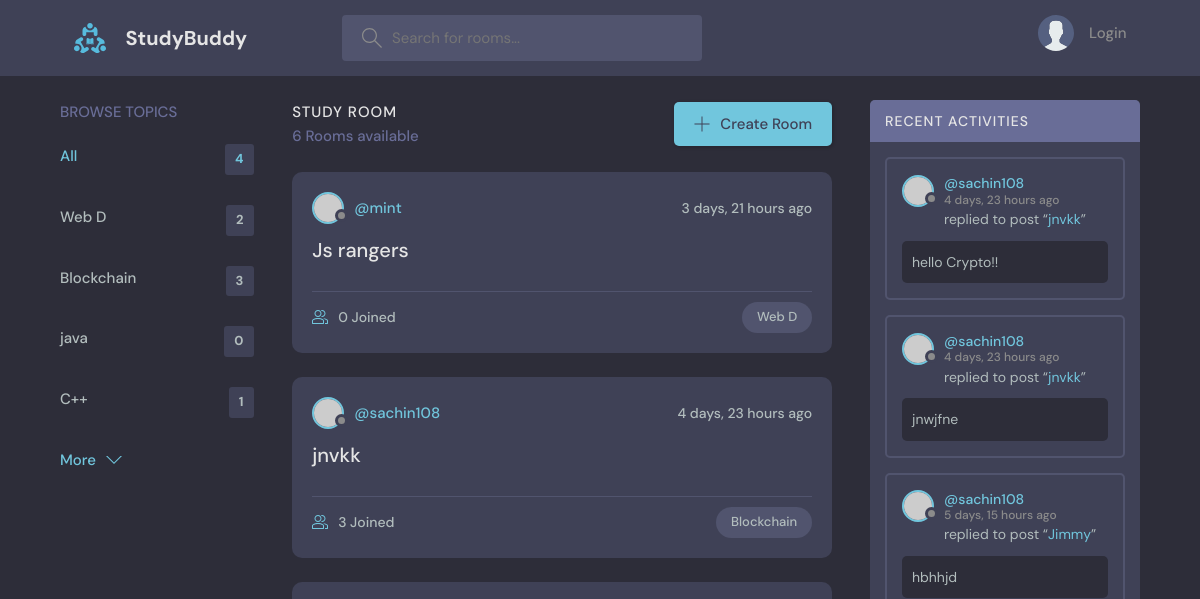
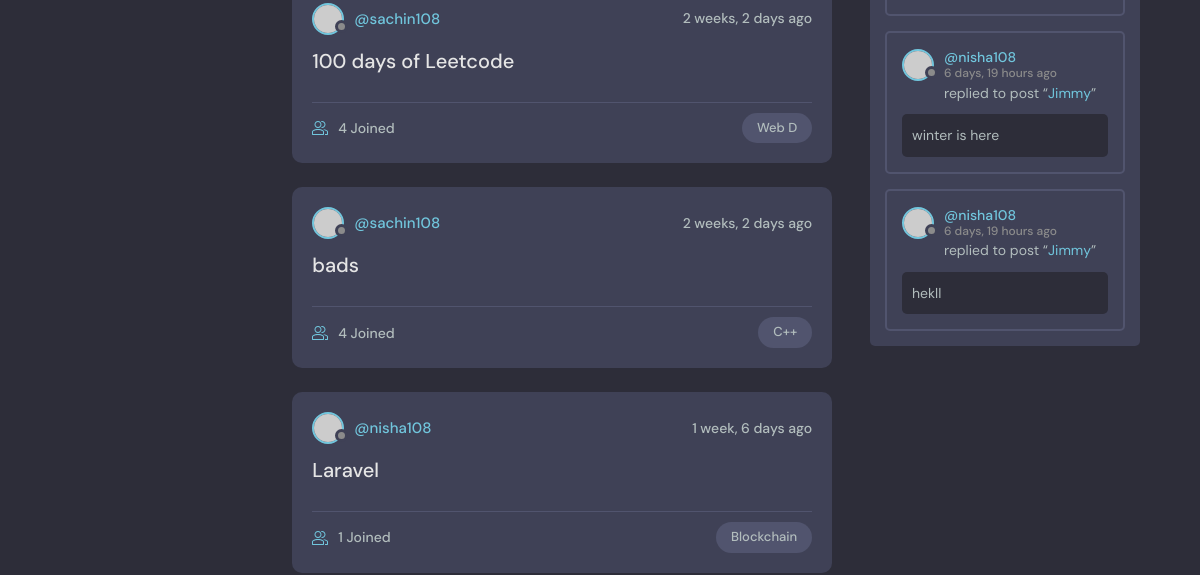
Before: /?q=Blockchain (upper part) with the older database file (2 pictures, top to bottom).
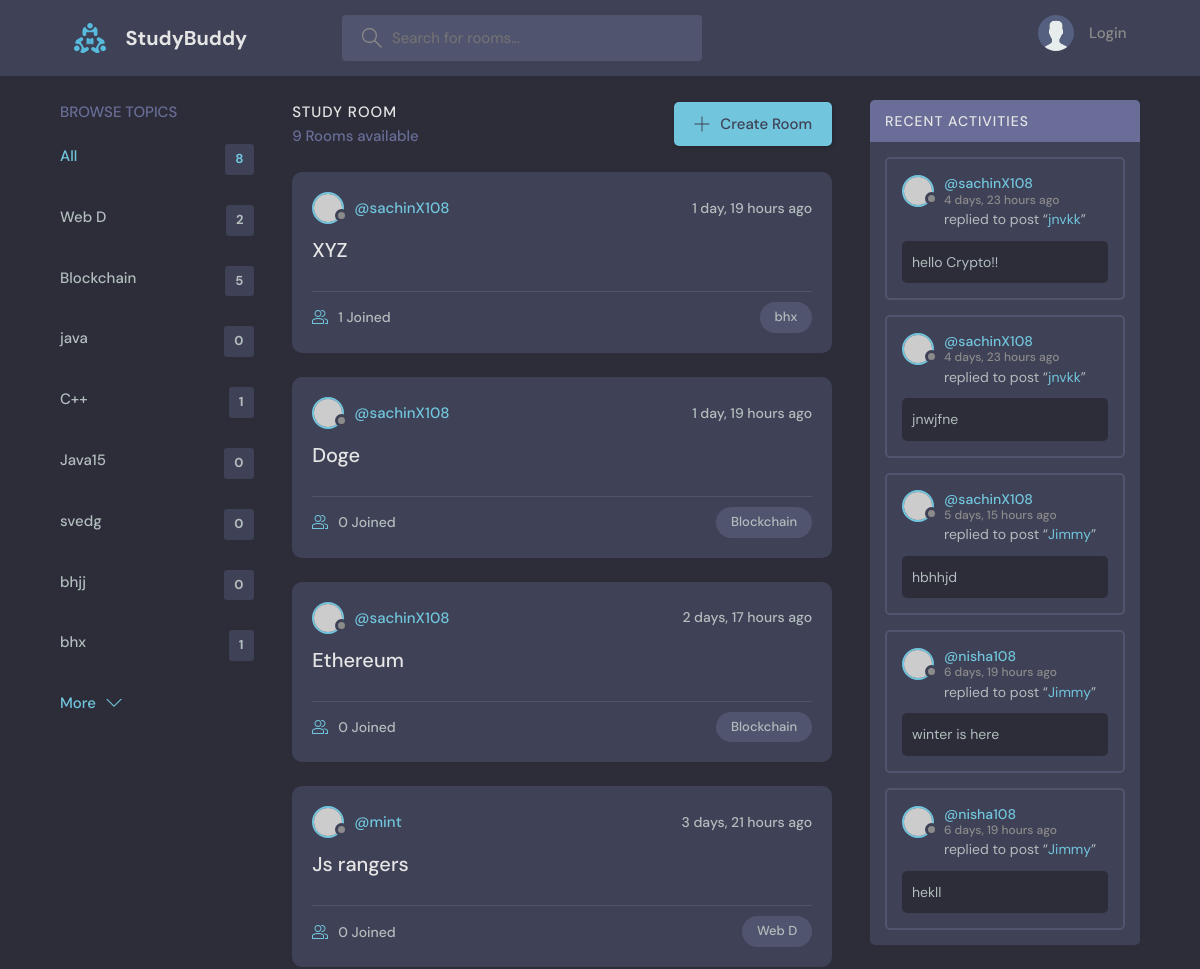
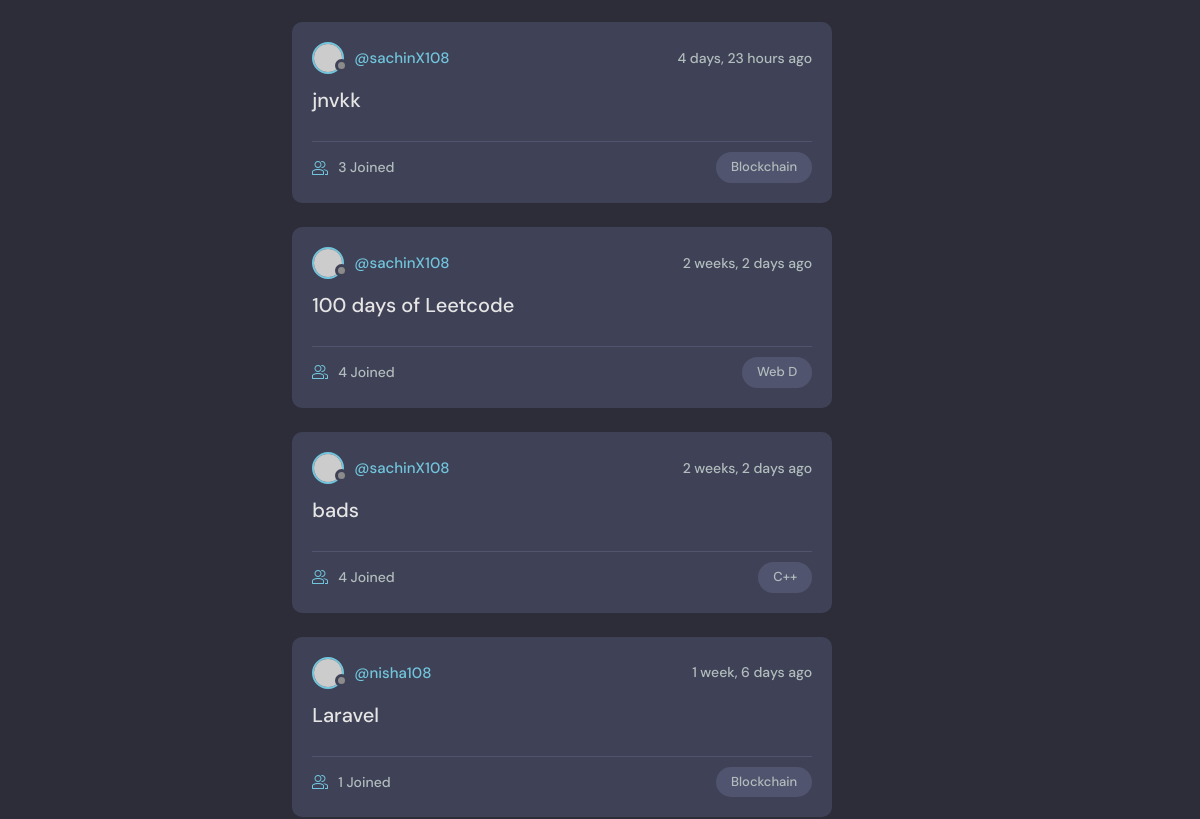
After: the same page with the newer database file (2 pictures, top to bottom).
### base/models.py (models this page shows, shortened)
class Topic(models.Model):
    name=models.CharField(max_length=200)

class Room(models.Model):
    host=models.ForeignKey(User, on_delete=models.SET_NULL, null=True)
    topic=models.ForeignKey(Topic, on_delete=models.SET_NULL, null=True)
    name=models.CharField(max_length=200)
    desccription=models.TextField(null=True, blank=True)
    participants=models.ManyToManyField(User, related_name='participants', blank=True)
    updated=models.DateTimeField(auto_now=True)
    created=models.DateTimeField(auto_now_add=True)
    class Meta:
        ordering=['-updated', '-created']
    def __str__(self):
        return self.name

class Message(models.Model):
    room=models.ForeignKey(Room, on_delete=models.CASCADE)
    user=models.ForeignKey(User, on_delete=models.CASCADE)
    body=models.TextField()
    updated=models.DateTimeField(auto_now=True)
    created=models.DateTimeField(auto_now_add=True)
    class Meta:
        ordering=['-updated', '-created']

### base/views.py (the view)
# urls.py: path('', views.Home, name='Home'),
def Home(request):
    q=request.GET.get('q', default="")
    rooms=Room.objects.all()
    room_count=rooms.count()
    topics=Topic.objects.all()
    room_messages=Message.objects.filter(Q(room__topic__name__icontains=q))
    context={'rooms':rooms, 'topics':topics, 'room_count':room_count, "room_messages":room_messages}
    return render(request, 'base/home.html', context)

### base/Templates/base/home.html (shortened to what this page needs)
{%  extends 'Main.html' %}
{% block content %}
<main class="layout layout--3">
      <div class="container">
        {% include 'base/topic_components.html' %}
        <div class="roomList">
          <div class="roomList__header">
            <div>
              <h2>Study Room</h2>
              <p>{{rooms.count}} Rooms available</p>
            </div>
            <a class="btn btn--main" href="{%url 'create-room' %}">
              <svg version="1.1" xmlns="http://www.w3.org/2000/svg" width="32" height="32" viewBox="0 0 32 32">
                <title>add</title>
                <path
                  d="M16.943 0.943h-1.885v14.115h-14.115v1.885h14.115v14.115h1.885v-14.115h14.115v-1.885h-14.115v-14.115z"
                ></path>
              </svg>
              Create Room
            </a>
          </div>
          {% include 'base/feed_component.html' %}
        </div>
        {% include 'base/activity_component.html' %}
      </div>
    </main>
{% endblock %}

### base/Templates/base/topic_components.html
<div class="topics">
    <div class="topics__header">
      <h2>Browse Topics</h2>
    </div>
    <ul class="topics__list">
      <li>
        <a href="{% url 'Home' %}" class="active">All <span>{{topics.count}}</span></a>
      </li>
      {% for topic in topics %}
      <li>
        <a href="{% url 'Home' %}?q={{topic.name}}">{{topic.name}} <span>{{topic.room_set.all.count}}</span> </a>
      </li>
      {% endfor %}
    </ul>
    <a class="btn btn--link" href="topics.html">
      More
      <svg version="1.1" xmlns="http://www.w3.org/2000/svg" width="32" height="32" viewBox="0 0 32 32">
        <title>chevron-down</title>
        <path d="M16 21l-13-13h-3l16 16 16-16h-3l-13 13z"></path>
      </svg>
    </a>
  </div>

### base/Templates/base/feed_component.html (shortened to what this page needs)
{% for room in rooms %}
<div class="roomListRoom">
    <div class="roomListRoom__header">
      <a href="{% url 'user-profile' room.host.id %}" class="roomListRoom__author">
        <div class="avatar avatar--small">
          <img src="https://randomuser.me/api/portraits/women/11.jpg" />
        </div>
        <span>@{{room.host.username}}</span>
      </a>
      <div class="roomListRoom__actions">
        <span>{{room.created|timesince}} ago</span>
      </div>
    </div>
    <div class="roomListRoom__content">
      <a href="{% url 'room' room.id %}">{{room.name}}</a>
    </div>
    <div class="roomListRoom__meta">
      <a href="{% url 'room' room.id %}" class="roomListRoom__joined">
        {{room.participants.all.count}} Joined
      </a>
      <p class="roomListRoom__topic">{{room.topic.name}}</p>
    </div>
  </div>
{% endfor %}

### base/Templates/base/activity_component.html (shortened to what this page needs)
<div class="activities">
    <div class="activities__header">
      <h2>Recent Activities</h2>
    </div>
    {% for message in room_messages %}
    <div class="activities__box">
      <div class="activities__boxHeader roomListRoom__header">
        <a href="{% url 'user-profile' message.user.id %}" class="roomListRoom__author">
          <div class="avatar avatar--small">
            <img src="https://randomuser.me/api/portraits/women/11.jpg" />
          </div>
          <p>
            @{{message.user}}
            <span>{{message.created | timesince}} ago</span>
          </p>
        </a>
      </div>
      <div class="activities__boxContent">
        <p>replied to post “<a href="{% url 'room' message.room.id %}">{{message.room}}</a>”</p>
        <div class="activities__boxRoomContent">
            {{message.body}}
        </div>
      </div>
    </div>
    {% endfor %}
  </div>

Changed rows visible on the page:
computed for Topic "Blockchain": room_set.all.count "3" → "5"
added Topic: name "Java15", room_set.all.count "0"
added Topic: name "svedg", room_set.all.count "0"
added Topic: name "bhjj", room_set.all.count "0"
added Topic: name "bhx", room_set.all.count "1"
added Room: host.username "sachinX108", created "1 day, 19 hours", name "XYZ", participants.all.count "1", topic.name "bhx"
added Room: host.username "sachinX108", created "1 day, 19 hours", name "Doge", participants.all.count "0", topic.name "Blockchain"
added Room: host.username "sachinX108", created "2 days, 17 hours", name "Ethereum", participants.all.count "0", topic.name "Blockchain"
changed through a linked row, Room "jnvkk": host.username "sachin108" → "sachinX108"
changed through a linked row, Room "100 days of Leetcode": host.username "sachin108" → "sachinX108"
changed through a linked row, Room "bads": host.username "sachin108" → "sachinX108"
changed through a linked row, Message "hello Crypto!!": user "sachin108" → "sachinX108"
changed through a linked row, Message "jnwjfne": user "sachin108" → "sachinX108"
changed through a linked row, Message "hbhhjd": user "sachin108" → "sachinX108"
Other visible differences:
{{ topics.count }}: "4" → "8"
{{ rooms.count }}: "6" → "9"
